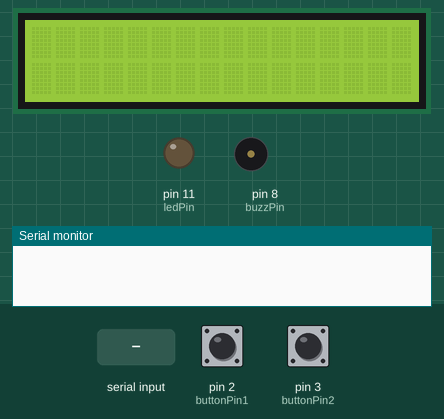
A sketch run on a simulated Arduino Uno, built with avr-gcc and run on an emulated ATmega328P. Parts: 16×2 character LCD, output pins drawn as LEDs (lit = HIGH), buzzer (waves = sounding), the last lines printed to the serial monitor. Inputs (shaded band) come from the test bench; at power-on: pin 2 (buttonPin1) LOW, pin 3 (buttonPin2) HIGH. Pins used as bus, display or sensor lines are not drawn.

Above: at 1.2 s.
1.3 s: "1" received over Serial
At 3.0 s:
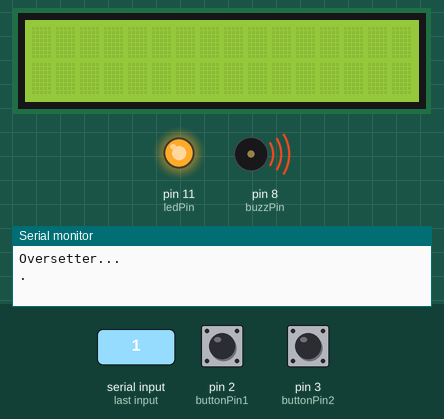
4.3 s: "." received over Serial
Timing chart, 0 to 11.8 s (numbered marks = the images above; inputs shaded):
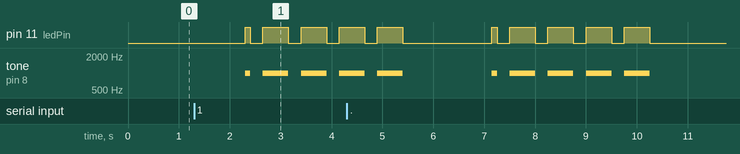

Measured:
- after the input at 1.3 s, pin 11 (ledPin): LOW → HIGH after 1.0 s, then repeats every 0.75 s: LOW 0.25 s, HIGH 0.50 s; tone on pin 8 (buzzPin): silent → 1000 Hz after 1.0 s, then repeats every 0.75 s: silent 0.25 s, 1000 Hz 0.50 s

The sketch:

morse_apparatus.ino
```cpp
/*
  Morseapparat (Arduino Morse code device)

  - One button: a short press is a dot, a longer press is a dash.
  - Morse input is translated to text and shown on an I2C LCD (and the Serial Monitor).
  - Text typed in the Serial Monitor is played back as Morse on a buzzer + LED.

  Button press lengths (ms):
    <= 400        dot
    401  - 2000   dash
    2001 - 5000   end of letter (translate the dots/dashes entered so far)
    > 5000        translate the pending letter and show the whole word
*/

#include <LiquidCrystal_I2C.h>
#include <Wire.h>

LiquidCrystal_I2C lcd(0x27, 16, 2);

const int buttonPin1 = 2;   // interrupt on RISING  (button pressed)
const int buttonPin2 = 3;   // interrupt on FALLING (button released)
const int buzzPin = 8;
const int ledPin = 11;

unsigned long pressed = 0;
unsigned long released = 0;
int DebounceTime = 80;
unsigned long lastInterrupt = 0;
unsigned int HoldInTime = 0;

String morse[] = {
  ".-", "-...", "-.-.", "-..", ".", "..-.", "--.", "....", "..",   // A-I
  ".---", "-.-", ".-..", "--", "-.", "---", ".--.", "--.-", ".-.", "...", "-",
  "..-", "...-", ".--", "-..-", "-.--", "--..",                    // J-Z
  ".----", "..---", "...--", "....-", ".....", "-....", "--...", "---..", "----.",
  "-----"                                                          // 1-9, then 0
};

String alfabet[] = {
  "A", "B", "C", "D", "E", "F", "G", "H",
  "I", "J", "K", "L", "M", "N", "O", "P", "Q", "R", "S", "T", "U", "V", "W",
  "X", "Y",
  "Z", "1", "2", "3", "4", "5", "6", "7", "8", "9", "0"
};

String bokstav = "";  // dots/dashes of the letter being entered (one letter at a time)
String ord = "";      // letters translated so far; not shown until the whole word is done

void push() {
  if (millis() > lastInterrupt + DebounceTime) {
    pressed = millis();
    lastInterrupt = millis();
  }
}

void realese() {
  if (millis() > lastInterrupt + DebounceTime) {
    released = millis();
    lastInterrupt = millis();
  }
}

void setup() {
  pinMode(buttonPin1, INPUT);
  pinMode(buttonPin2, INPUT);
  pinMode(buzzPin, OUTPUT);
  pinMode(ledPin, OUTPUT);
  attachInterrupt(digitalPinToInterrupt(buttonPin1), push, RISING);
  attachInterrupt(digitalPinToInterrupt(buttonPin2), realese, FALLING);
  Serial.begin(9600);
  lcd.init();
  lcd.backlight();
  lcd.clear();
}

void dot() {
  tone(buzzPin, 1000);
  digitalWrite(buzzPin, HIGH);
  digitalWrite(ledPin, HIGH);
  delay(100);
  noTone(buzzPin);
  digitalWrite(ledPin, LOW);
  Serial.print(".");
  bokstav += ".";
}

void dash() {
  tone(buzzPin, 1000);
  digitalWrite(buzzPin, HIGH);
  digitalWrite(ledPin, HIGH);
  delay(500);
  noTone(buzzPin);
  digitalWrite(ledPin, LOW);
  Serial.print("-");
  bokstav += "-";
}

// Translate the entered dots/dashes (bokstav) into a letter and append it to ord.
void oversetting() {
  for (int i = 0; i < 36; i++) {  // 26 letters + 10 digits
    if (morse[i] == bokstav) {
      ord += alfabet[i];
      bokstav = "";  // reset to an empty string, otherwise every word would start with 0
      lcd.setCursor(0, 0);
    }
  }
}

// Serial Monitor text (uppercase) -> Morse on the buzzer and LED.
void oversettingTilMorse() {
  Serial.println("Oversetter...");
  static String translated = "";
  String input = Serial.readString();
  for (int i = 0; i < input.length(); i++) {
    for (int j = 0; j < 36; j++) {
      if (input[i] == alfabet[j][0]) {
        translated = translated + morse[j] + ' ';
      }
    }
  }
  for (int i = 0; i < translated.length(); i++) {
    if (translated[i] == '.') {
      dot();
    } else if (translated[i] == '-') {
      dash();
    } else if (translated[i] == ' ') {
      Serial.write(' ');
      delay(250);
    }
    delay(250);
  }
}

// Translate the pending letter, then show the whole word on the LCD and Serial Monitor.
void printing() {
  for (int i = 0; i < 36; i++) {
    if (morse[i] == bokstav) {
      ord += alfabet[i];
      bokstav = "";
      Serial.print(ord);
      Serial.println(" ");
      lcd.clear();
      lcd.print(ord);  // print the whole word, not one letter at a time
      ord = "";
    }
  }
}

void loop() {
  if (Serial.available()) {
    oversettingTilMorse();
  }

  if (released > 0) {
    HoldInTime = released - pressed;
    released = 0;
    pressed = 0;

    if (HoldInTime <= 400) {
      dot();
    } else if (HoldInTime > 400 && HoldInTime <= 2000) {
      dash();
    } else if (HoldInTime > 2000 && HoldInTime <= 5000) {
      oversetting();  // store the letter just entered
      Serial.print(" ");
    } else if (HoldInTime > 5000) {
      printing();  // show the word
    }
  }
}
```
